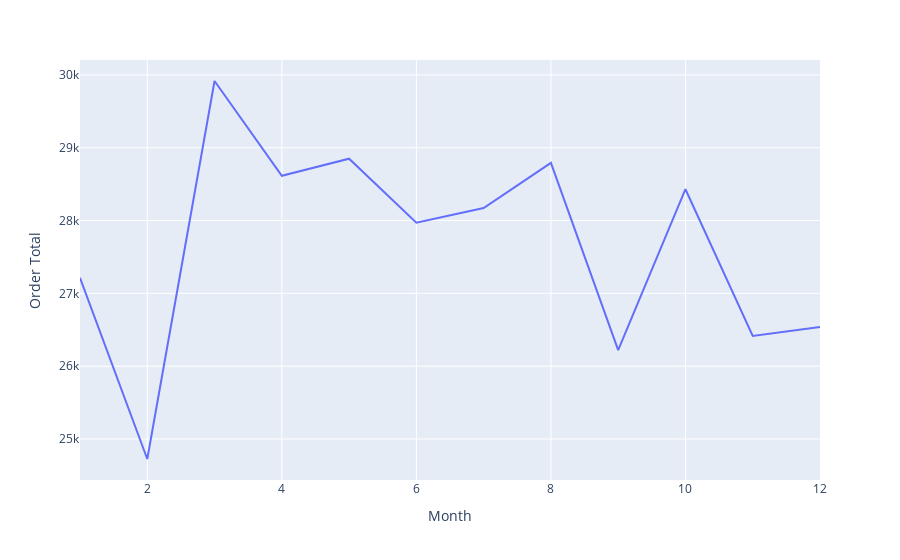

Notebook cell for this chart:
### Code cell
px.line(df.groupby('Month')['Order Total'].sum().reset_index(), x='Month', y='Order Total')
##march has the most total sales and sales are lowest in month 2 go up in 3 and then decline

### Figure 1 — Plotly figure (JSON) as saved in the notebook; plotly's stock layout.template omitted (floating-point values rounded to 4 significant figures)
{"data": [{"hovertemplate": "Month=%{x}<br>Order Total=%{y}<extra></extra>", "legendgroup": "", "line": {"color": "#636efa", "dash": "solid"}, "marker": {"symbol": "circle"}, "mode": "lines", "name": "", "orientation": "v", "showlegend": false, "type": "scatter", "x": [1, 2, 3, 4, 5, 6, 7, 8, 9, 10, 11, 12], "xaxis": "x", "y": [27210.0, 24730.0, 29920.0, 28620.0, 28850.0, 27970.0, 28170.0, 28790.0, 26220.0, 28430.0, 26420.0, 26540.0], "yaxis": "y"}], "layout": {"legend": {"tracegroupgap": 0}, "margin": {"t": 60}, "xaxis": {"anchor": "y", "domain": [0, 1], "title": {"text": "Month"}}, "yaxis": {"anchor": "x", "domain": [0, 1], "title": {"text": "Order Total"}}}}
